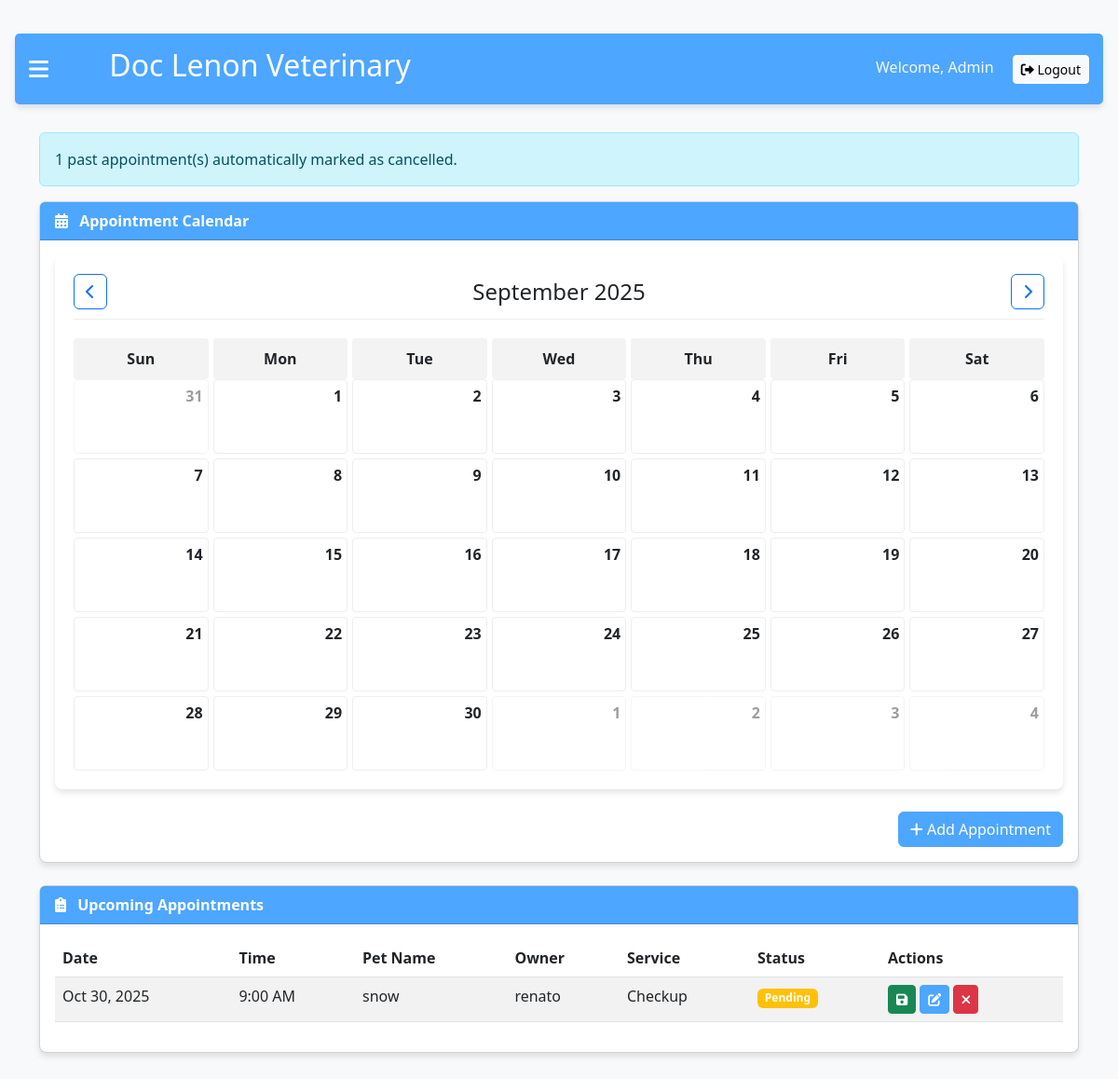
Page /calendar.php?year=2025&month=9 (signed in) on the earlier database version.
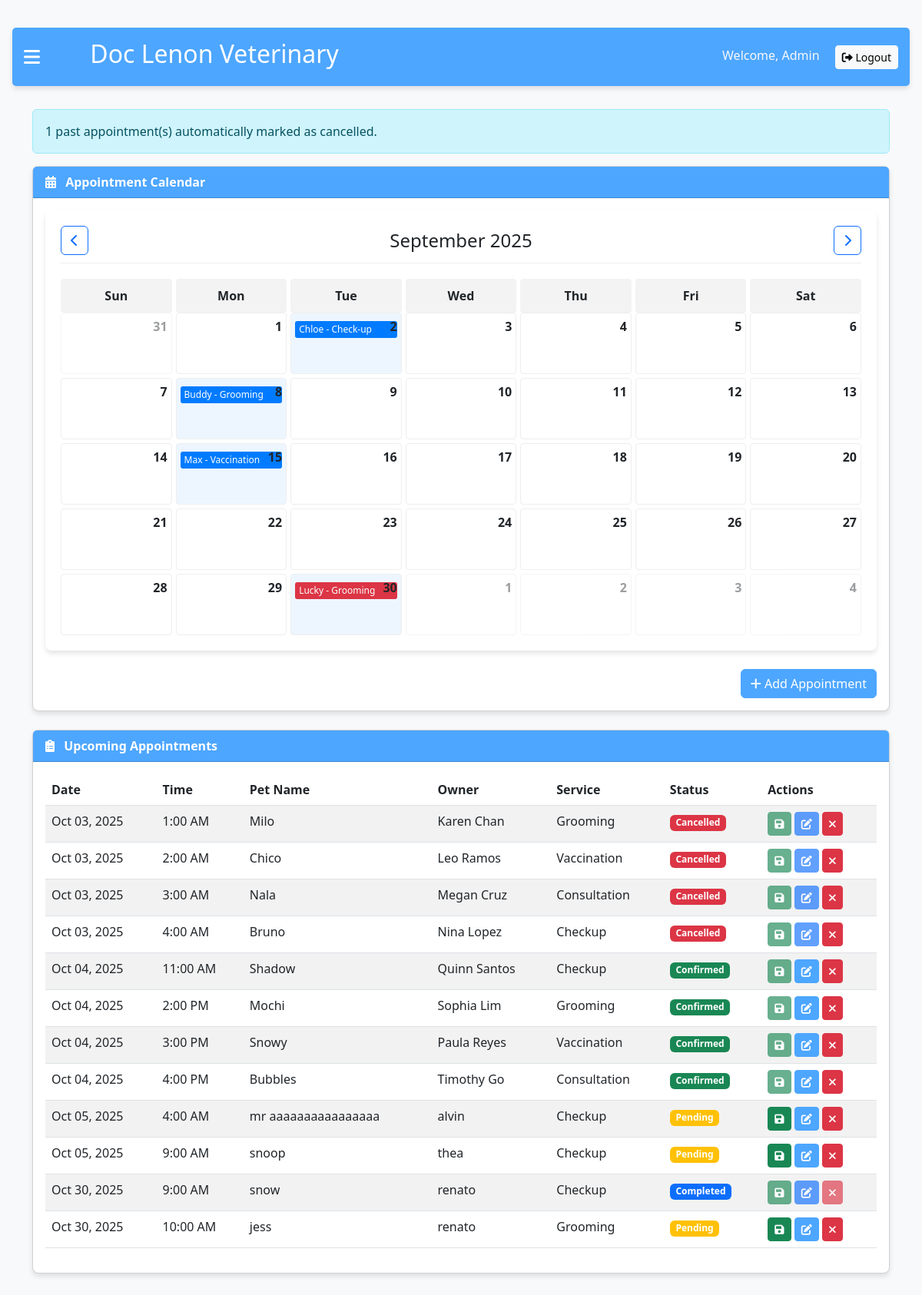
Same page on the later database version.
### tables this page shows
CREATE TABLE `appointments` (
  `id` int(11) NOT NULL,
  `appointment_date` date NOT NULL,
  `appointment_time` time NOT NULL,
  `pet_name` varchar(100) NOT NULL,
  `pet_type` varchar(50) NOT NULL,
  `owner_name` varchar(100) NOT NULL,
  `owner_phone` varchar(20) NOT NULL,
  `service_type` varchar(50) NOT NULL,
  `notes` text DEFAULT NULL,
  `status` varchar(20) DEFAULT 'Pending',
  `created_at` timestamp NOT NULL DEFAULT current_timestamp()
);

### calendar.php (the view, shortened to what this page needs)
<?php
$servername = "localhost";
$username = "root";
$password = "";
$dbname = "taho";
$conn = new mysqli($servername, $username, $password, $dbname);
$year = isset($_GET['year']) ? intval($_GET['year']) : date('Y');
$month = isset($_GET['month']) ? intval($_GET['month']) : date('n');
$firstDayOfMonth = mktime(0, 0, 0, $month, 1, $year);
$numberDays = date('t', $firstDayOfMonth);
$dateComponents = getdate($firstDayOfMonth);
$monthName = $dateComponents['month'];
$dayOfWeek = $dateComponents['wday'];
$prevMonth = $month - 1;
$prevYear = $year;
$nextMonth = $month + 1;
$nextYear = $year;
$upcomingAppointments = [];
$sql = "SELECT id, appointment_date, appointment_time, pet_name, owner_name, service_type, status
        FROM appointments
        WHERE appointment_date >= CURDATE()
        ORDER BY appointment_date, appointment_time";
$result = $conn->query($sql);
if ($result->num_rows > 0) {
    while ($row = $result->fetch_assoc()) {
        $upcomingAppointments[] = [
            'id' => $row['id'],
            'date' => date('M d, Y', strtotime($row['appointment_date'])),
            'time' => date('g:i A', strtotime($row['appointment_time'])),
            'pet_name' => $row['pet_name'],
            'owner' => $row['owner_name'],
            'service' => $row['service_type'],
            'status' => $row['status']
        ];
    }
}
$appointments = [];
$sql = "SELECT id, appointment_date, appointment_time, pet_name, service_type, status
        FROM appointments";
$result = $conn->query($sql);
if ($result->num_rows > 0) {
    while ($row = $result->fetch_assoc()) {
        $date = $row['appointment_date'];
        $appointments[$date][] = [
            'id' => $row['id'],
            'time' => date('g:i A', strtotime($row['appointment_time'])),
            'pet_name' => $row['pet_name'],
            'service' => $row['service_type'],
            'status' => $row['status'] ?? 'Pending'
        ];
    }
}
function autoCancelPastAppointments($conn) {
    $currentDate = date('Y-m-d');
    $currentTime = date('H:i:s');
    $sql = "UPDATE appointments
            SET status = 'Cancelled'
            WHERE (appointment_date < ? OR (appointment_date = ? AND appointment_time < ?))
            AND status != 'Completed'";
    $stmt = $conn->prepare($sql);
    $stmt->bind_param("sss", $currentDate, $currentDate, $currentTime);
    $stmt->execute();
    return $stmt->affected_rows;
}
$cancelledCount = autoCancelPastAppointments($conn);
if ($cancelledCount > 0) {
    $message = "$cancelledCount past appointment(s) automatically marked as cancelled.";
}
?>
<!DOCTYPE html>
<html lang="en">
<head>
    <link href="https://cdn.jsdelivr.net/npm/bootstrap@5.3.0-alpha1/dist/css/bootstrap.min.css" rel="stylesheet">
    <link rel="stylesheet" href="https://cdnjs.cloudflare.com/ajax/libs/font-awesome/6.0.0/css/all.min.css">
</head>
    <div id="main" class="main-content">
        <div class="admin-header">
            <div class="d-flex align-items-center">
                <span class="burger-menu" onclick="openNav()">
                    <i class="fas fa-bars"></i>
                </span>
                <h2><i class="fas fa-paw paw-logo"></i> Doc Lenon Veterinary</h2>
            </div>
            <div>
                <span class="text-light me-3">Welcome, Admin</span>
                <a href="?logout=1" class="btn btn-light btn-sm">
                    <i class="fas fa-sign-out-alt"></i> Logout
                </a>
            </div>
        </div>
        <div class="container">
            <?php if (isset($message)): ?>
                <div class="alert alert-info"><?php echo $message; ?></div>
            <?php endif; ?>
            <div class="row">
                <div class="col-md-12">
                    <div class="card mb-4">
                        <div class="card-header">
                            <i class="fas fa-calendar-alt me-2"></i> Appointment Calendar
                        </div>
                        <div class="card-body">
                            <div class="calendar">
                                <div class="calendar-header">
                                    <a href="?year=<?php echo $prevYear; ?>&month=<?php echo $prevMonth; ?>" class="btn btn-outline-primary">
                                        <i class="fas fa-chevron-left"></i>
                                    </a>
                                    <h4 class="mb-0"><?php echo $monthName . ' ' . $year; ?></h4>
                                    <a href="?year=<?php echo $nextYear; ?>&month=<?php echo $nextMonth; ?>" class="btn btn-outline-primary">
                                        <i class="fas fa-chevron-right"></i>
                                    </a>
                                </div>
                                <div class="calendar-days">
                                    <div class="day-name">Sun</div>
                                    <div class="day-name">Mon</div>
                                    <div class="day-name">Tue</div>
                                    <div class="day-name">Wed</div>
                                    <div class="day-name">Thu</div>
                                    <div class="day-name">Fri</div>
                                    <div class="day-name">Sat</div>
                                </div>
                                <div class="calendar-dates">
                                    <?php
                                    for ($i = 0; $i < $dayOfWeek; $i++) {
                                        $lastMonthDay = date('j', strtotime('last day of previous month', $firstDayOfMonth));
                                        $dayNum = $lastMonthDay - $dayOfWeek + $i + 1;
                                        echo '<div class="calendar-date text-muted">';
                                        echo '<div class="date-number">' . $dayNum . '</div>';
                                        echo '</div>';
                                    }
                                    for ($day = 1; $day <= $numberDays; $day++) {
                                        $currentDate = sprintf('%04d-%02d-%02d', $year, $month, $day);
                                        $hasAppointments = isset($appointments[$currentDate]) && count($appointments[$currentDate]) > 0;
                                        $class = 'calendar-date';
                                        if ($hasAppointments) $class .= ' has-appointments';
                                        echo '<div class="' . $class . '" data-date="' . $currentDate . '" onclick="showAppointments(\'' . $currentDate . '\')">';
                                        echo '<div class="date-number">' . $day . '</div>';
                                        if ($hasAppointments) {
    foreach ($appointments[$currentDate] as $index => $apt) {
        if ($index < 2) {
            $statusClass = '';
            switch ($apt['status']) {
                case 'Completed':
                    $statusClass = 'status-completed';
                    break;
                case 'Cancelled':
                    $statusClass = 'status-cancelled';
                    break;
            }
            echo '<div class="appointment ' . $statusClass . '"
                     title="' . htmlspecialchars($apt['pet_name'] . ' - ' . $apt['service']) . '">'
                   . htmlspecialchars($apt['pet_name']) . ' - ' . htmlspecialchars($apt['service']) .
                 '</div>';
        } elseif ($index == 2) {
            $remaining = count($appointments[$currentDate]) - 2;
            echo '<div class="appointment">+' . $remaining . ' more</div>';
            break;
        }
    }
}
                                        echo '</div>';
                                    }
                                    $totalCells = $dayOfWeek + $numberDays;
                                    $remainingCells = 7 - ($totalCells % 7);
                                    if ($remainingCells < 7) {
                                        for ($i = 1; $i <= $remainingCells; $i++) {
                                            echo '<div class="calendar-date text-muted">';
                                            echo '<div class="date-number">' . $i . '</div>';
                                            echo '</div>';
                                        }
                                    }
                                    ?>
                                </div>
                            </div>
                            <div class="mt-4">
                                <div class="d-flex justify-content-end">
                                    <button type="button" class="btn btn-primary" data-bs-toggle="modal" data-bs-target="#addAppointmentModal">
                                        <i class="fas fa-plus"></i> Add Appointment
                                    </button>
                                </div>
                            </div>
                        </div>
                    </div>
                    <div class="card">
                        <div class="card-header">
                            <i class="fas fa-clipboard-list me-2"></i> Upcoming Appointments
                        </div>
                        <div class="card-body">
                            <div class="table-responsive">
                                <table class="table table-striped">
                                    <thead>
                                        <tr>
                                            <th>Date</th>
                                            <th>Time</th>
                                            <th>Pet Name</th>
                                            <th>Owner</th>
                                            <th>Service</th>
                                            <th>Status</th>
                                            <th>Actions</th>
                                        </tr>
                                    </thead>
                                    <tbody>
                                        <?php foreach ($upcomingAppointments as $appointment): ?>
                                            <tr data-appointment-id="<?php echo $appointment['id']; ?>"
                                                class="<?php
                                                    if ($appointment['status'] == 'Cancelled') echo 'cancelled-appointment';
                                                    else if ($appointment['status'] == 'Completed') echo 'completed-appointment';
                                                ?>">
                                                <td><?php echo $appointment['date']; ?></td>
                                                <td><?php echo $appointment['time']; ?></td>
                                                <td><?php echo $appointment['pet_name']; ?></td>
                                                <td><?php echo $appointment['owner']; ?></td>
                                                <td><?php echo $appointment['service']; ?></td>
                                                <td>
                                                    <span class="badge <?php
                                                        if ($appointment['status'] == 'Confirmed') echo 'bg-success';
                                                        else if ($appointment['status'] == 'Cancelled') echo 'bg-danger';
                                                        else if ($appointment['status'] == 'Completed') echo 'bg-primary';
                                                        else echo 'bg-warning';
                                                    ?>">
                                                        <?php echo $appointment['status']; ?>
                                                    </span>
                                                </td>
                                                <td>
                                                    <button class="btn btn-sm btn-success" title="Save" onclick="saveAppointment(<?php echo $appointment['id']; ?>)"
                                                        <?php echo ($appointment['status'] == 'Confirmed' || $appointment['status'] == 'Cancelled' || $appointment['status'] == 'Completed') ? 'disabled' : ''; ?>>
                                                        <i class="fas fa-save"></i>
                                                    </button>
                                                    <button class="btn btn-sm btn-primary" title="Edit" onclick="editAppointment(<?php echo $appointment['id']; ?>)"
                                                        <?php echo ($appointment['status'] == 'Cancelled' || $appointment['status'] == 'Completed') ? 'disabled' : ''; ?>>
                                                        <i class="fas fa-edit"></i>
                                                    </button>
                                                    <button class="btn btn-sm btn-danger" title="Cancel" onclick="deleteAppointment(<?php echo $appointment['id']; ?>)"
                                                        <?php echo ($appointment['status'] == 'Completed') ? 'disabled' : ''; ?>>
                                                        <i class="fas fa-times"></i>
                                                    </button>
                                                </td>
                                            </tr>
                                        <?php endforeach; ?>
                                    </tbody>
                                </table>
                            </div>
                        </div>
                    </div>
                </div>
            </div>
        </div>
    </div>
</body>
</html>

### calendar.php (style rules this page uses)
.admin-header { background-color: #4DA6FF; color: white; padding: 15px; margin-bottom: 30px; border-radius: 5px; box-shadow: 0 4px 6px rgba(0, 0, 0, 0.1); display: flex; justify-content: space-between; align-items: center; }
.card { border-radius: 8px; box-shadow: 0 4px 6px rgba(0, 0, 0, 0.1); margin-bottom: 30px; }
.card-header { background-color: #4DA6FF; color: white; font-weight: bold; }
.btn-primary { background-color: #4DA6FF; border-color: #4DA6FF; }
.paw-logo { color: #4DA6FF; margin-right: 10px; }
.main-content { transition: margin-left .5s; padding: 16px; }
.burger-menu { font-size: 24px; cursor: pointer; color: white; margin-right: 15px; }
.calendar { background-color: white; border-radius: 8px; box-shadow: 0 4px 6px rgba(0, 0, 0, 0.1); padding: 20px; }
.calendar-header { display: flex; justify-content: space-between; align-items: center; margin-bottom: 20px; padding-bottom: 10px; border-bottom: 1px solid #eee; }
.calendar-days { display: grid; grid-template-columns: repeat(7, 1fr); gap: 5px; text-align: center; }
.day-name { font-weight: bold; padding: 10px; background-color: #f3f3f3; border-radius: 4px; }
.calendar-dates { display: grid; grid-template-columns: repeat(7, 1fr); gap: 5px; }
.calendar-date { height: 80px; border: 1px solid #eee; border-radius: 4px; padding: 5px; position: relative; overflow: hidden; }
.date-number { position: absolute; top: 5px; right: 5px; font-weight: bold; }
.appointment { background-color: #4DA6FF; color: white; padding: 2px 5px; border-radius: 3px; margin-top: 5px; font-size: 12px; white-space: nowrap; overflow: hidden; text-overflow: ellipsis; }
.status-completed { background-color: #007bff; color: #fff; }
.status-cancelled { background-color: #dc3545; color: #fff; }
.calendar-date.has-appointments { background-color: rgba(77, 166, 255, 0.1); }
.text-muted { opacity: 0.6; }
.badge.bg-danger { background-color: #dc3545 !important; }
.table tr.cancelled-appointment { background-color: #fff3f3; }
.badge.bg-primary { background-color: #0d6efd !important; }
.table tr.completed-appointment { background-color: #f0f8ff; }

Differences in the rows shown:
added appointments: pet_name "Chloe", service_type "Check-up"
added appointments: pet_name "Buddy", service_type "Grooming"
added appointments: pet_name "Max", service_type "Vaccination"
added appointments: pet_name "Lucky", service_type "Grooming", status "Cancelled" (drawn)
added appointments: date "Oct 03, 2025", time "1:00 AM", pet_name "Milo", owner_name "Karen Chan", service_type "Grooming", status "Cancelled"
added appointments: date "Oct 03, 2025", time "2:00 AM", pet_name "Chico", owner_name "Leo Ramos", service_type "Vaccination", status "Cancelled"
added appointments: date "Oct 03, 2025", time "3:00 AM", pet_name "Nala", owner_name "Megan Cruz", service_type "Consultation", status "Cancelled"
added appointments: date "Oct 03, 2025", time "4:00 AM", pet_name "Bruno", owner_name "Nina Lopez", service_type "Checkup", status "Cancelled"
added appointments: date "Oct 04, 2025", time "11:00 AM", pet_name "Shadow", owner_name "Quinn Santos", service_type "Checkup", status "Confirmed"
added appointments: date "Oct 04, 2025", time "2:00 PM", pet_name "Mochi", owner_name "Sophia Lim", service_type "Grooming", status "Confirmed"
added appointments: date "Oct 04, 2025", time "3:00 PM", pet_name "Snowy", owner_name "Paula Reyes", service_type "Vaccination", status "Confirmed"
added appointments: date "Oct 04, 2025", time "4:00 PM", pet_name "Bubbles", owner_name "Timothy Go", service_type "Consultation", status "Confirmed"
added appointments: date "Oct 05, 2025", time "4:00 AM", pet_name "mr aaaaaaaaaaaaaaaa", owner_name "alvin", service_type "Checkup", status "Pending"
added appointments: date "Oct 05, 2025", time "9:00 AM", pet_name "snoop", owner_name "thea", service_type "Checkup", status "Pending"
changed appointments "snow": status "Pending" → "Completed"
added appointments: date "Oct 30, 2025", time "10:00 AM", pet_name "jess", owner_name "renato", service_type "Grooming", status "Pending"
